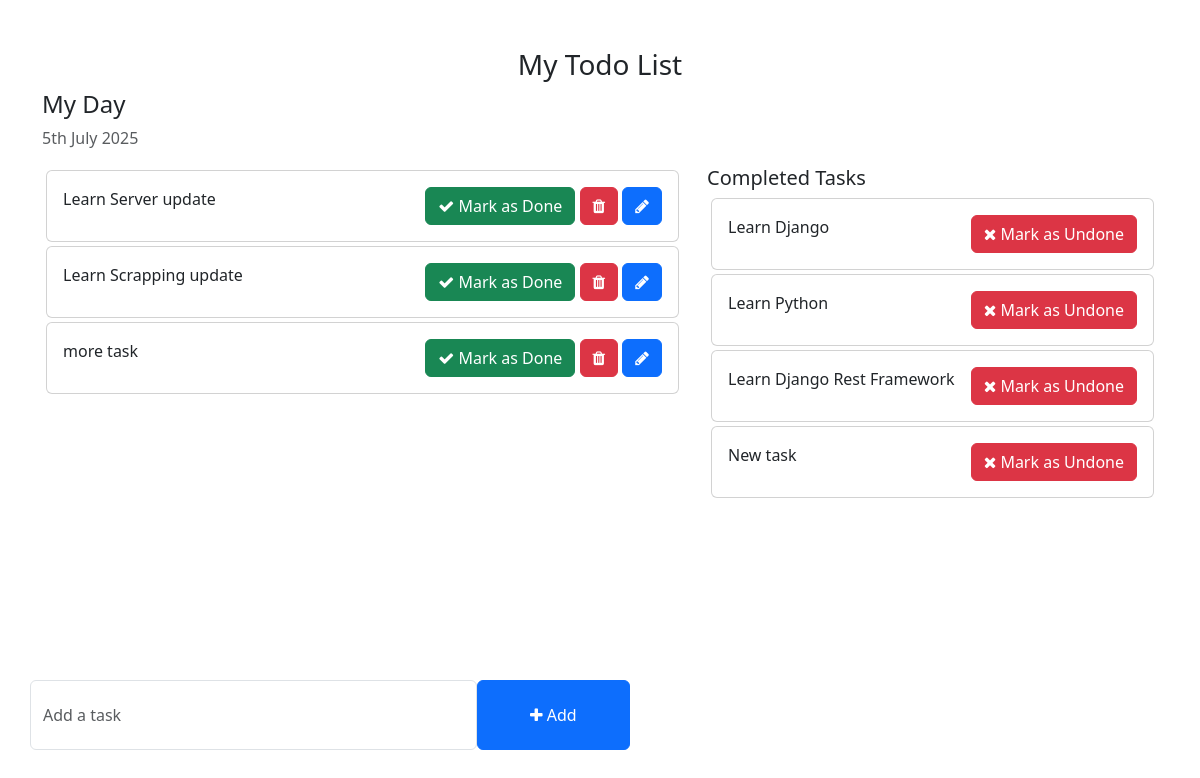
The app's page /, older data.
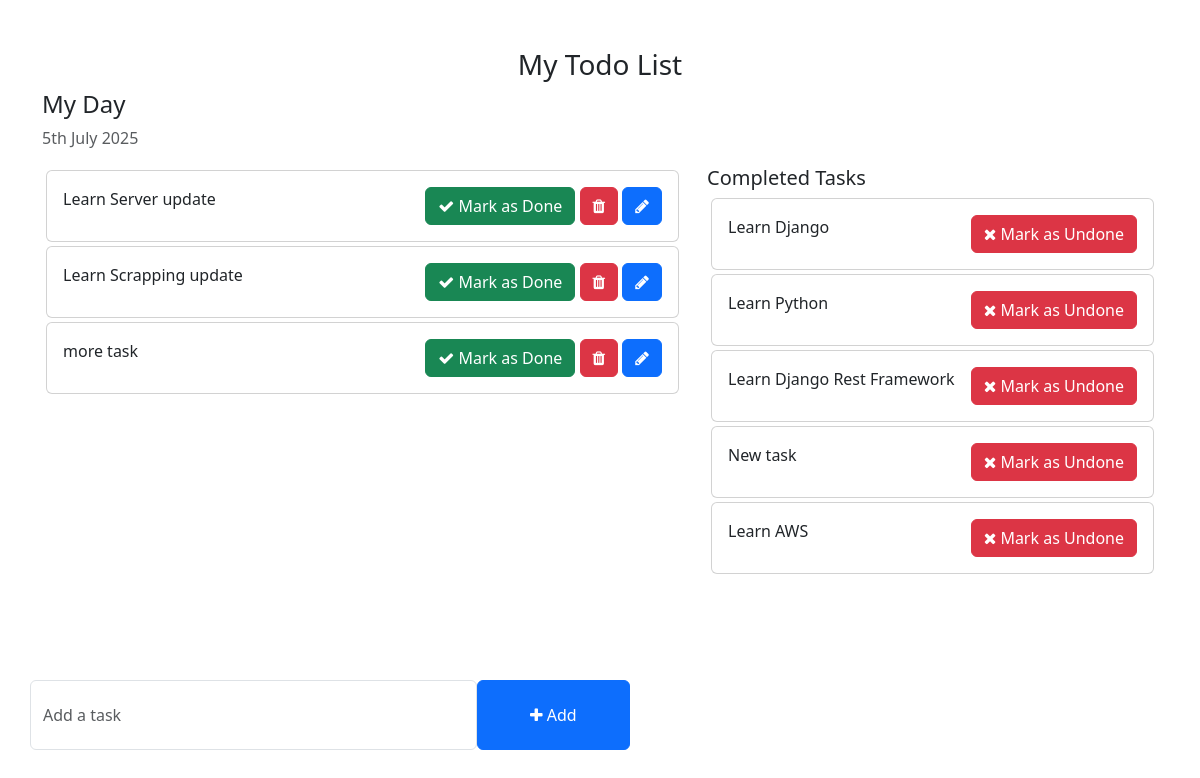
The same page, newer data.
### todo_app/models.py (models this page shows, shortened)
class Task(models.Model):
    title = models.CharField(max_length=250)
    is_completed = models.BooleanField(default=False)
    created_at = models.DateTimeField(auto_now_add=True)
    updated_at = models.DateTimeField(auto_now=True)
    class Meta:
        ordering = ["id"]

### todo_app/views.py (the view)
# urls.py: 2. Add a URL to urlpatterns:  path('', Home.as_view(), name='home')
def Home(request):
    tasks = Task.objects.filter(is_completed=False)
    completed_tasks = Task.objects.filter(is_completed=True)
    return render(
        request, "home.html", context={"tasks": tasks, "cm_tasks": completed_tasks}
    )

### templates/home.html (shortened to what this page needs)
<!DOCTYPE html>
<html lang="en">
<head>
    <link href="https://cdn.jsdelivr.net/npm/bootstrap@5.3.0-alpha1/dist/css/bootstrap.min.css" rel="stylesheet">
    <link rel="stylesheet" href="https://cdnjs.cloudflare.com/ajax/libs/font-awesome/4.7.0/css/font-awesome.min.css">
</head>
<body>
    <div class="container">
        <h3 class="pt-5 text-center">My Todo List</h3>
        <div class="row">
            <h4>My Day</h4>
            <p class="text-muted">{% now "jS F Y" %}</p>
            <div class="col-md-7 col-lg-7" style="height: 450px; overflow: scroll;">
                {% for task in tasks %}
                <div class="card m-1">
                    <div class="card-body">
                        {{task.title}}
                        <span style="position: relative; float: right;">
                            <a href="{% url 'complete_task' task.id %}" class="btn btn-success"><i class="fa fa-check"></i> Mark as Done</a>
                            <a href="{% url 'delete_task' task.id %}" class="btn btn-danger"><i class="fa fa-trash"></i></a>
                            <a href="{% url 'edit_task' task.id %}" class="btn btn-primary"><i class="fa fa-pencil"></i></a>
                        </span>
                    </div>
                </div>
                {% endfor %}
            </div>
            <div class="col-md-5 col-lg-5">
                <h5>Completed Tasks</h5>
                {% for ct in cm_tasks %}
                <div class="card m-1">
                    <div class="card-body">
                        {{ct.title}}
                        <a style="position: relative; float: right;" href="{% url 'uncomplete_task' ct.id %}" class="btn btn-danger"><i class="fa fa-times"></i> Mark as Undone</a>
                    </div>
                </div>
                {% endfor %}
            </div>
        </div>
        <div class="row">
            <div class="col-md-6 col-lg-6 p-0" style="position: absolute; bottom: 50px;">
                <form action="{% url  'create_todo' %}" method="post">
                    <div class="form-group">
                        <span style="display: flex;">
                            <input type="text" class="form-control" name="title" placeholder="Add a task">
                            <button class="btn btn-primary" style="width: 200px;"><i class="fa fa-plus"></i> Add</button>
                        </span>
                    </div>
                </form>
            </div>
        </div>
    </div>
</body>
</html>

Row changes from the older to the newer data that the page shows:
added Task: title "Learn AWS", shown under "Completed Tasks"
